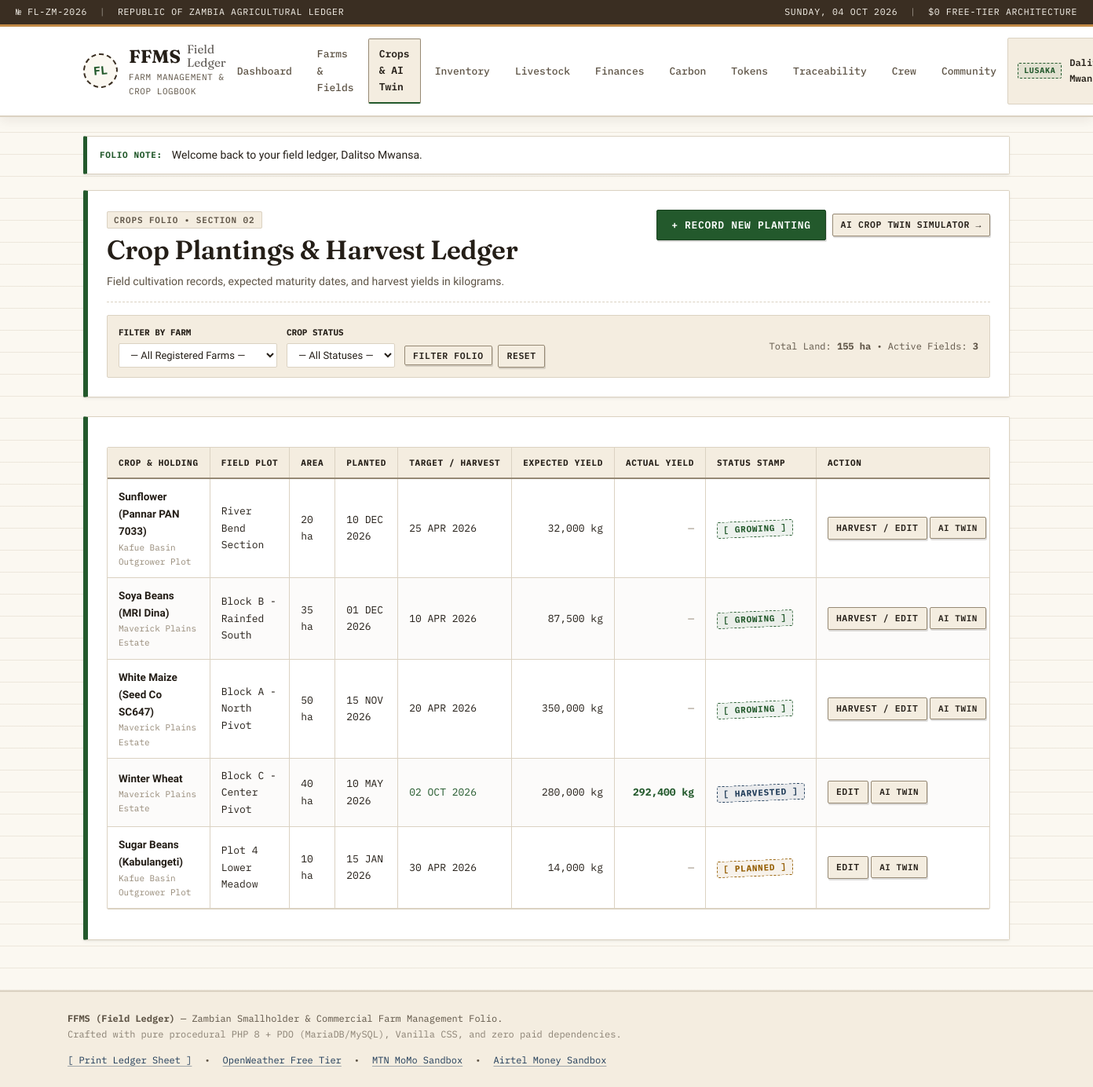
Screenshot of /ffms/crops.php (signed in) with the database file from the repository.
### tables this page shows
CREATE TABLE IF NOT EXISTS `crops` (
    `id` INT AUTO_INCREMENT PRIMARY KEY,
    `farm_id` INT NOT NULL,
    `crop_name` VARCHAR(100) NOT NULL,
    `field_name` VARCHAR(100) NULL,
    `area_hectares` DECIMAL(10,2) NOT NULL DEFAULT 0.00,
    `planting_date` DATE NULL,
    `expected_harvest_date` DATE NULL,
    `actual_harvest_date` DATE NULL,
    `status` ENUM('planned', 'growing', 'harvested', 'failed') NOT NULL DEFAULT 'planned',
    `expected_yield_kg` DECIMAL(12,2) DEFAULT 0.00,
    `actual_yield_kg` DECIMAL(12,2) DEFAULT 0.00,
    `notes` TEXT NULL,
    `created_at` TIMESTAMP DEFAULT CURRENT_TIMESTAMP,
    CONSTRAINT `fk_crops_farm` FOREIGN KEY (`farm_id`) REFERENCES `farms`(`id`) ON DELETE CASCADE
);

CREATE TABLE IF NOT EXISTS `farms` (
    `id` INT AUTO_INCREMENT PRIMARY KEY,
    `user_id` INT NOT NULL,
    `farm_name` VARCHAR(150) NOT NULL,
    `location` VARCHAR(150) NOT NULL,
    `weather_city` VARCHAR(100) NULL,
    `size_hectares` DECIMAL(10,2) NOT NULL DEFAULT 0.00,
    `farm_type` ENUM('crop', 'livestock', 'mixed') NOT NULL DEFAULT 'mixed',
    `notes` TEXT NULL,
    `created_at` TIMESTAMP DEFAULT CURRENT_TIMESTAMP,
    CONSTRAINT `fk_farms_user` FOREIGN KEY (`user_id`) REFERENCES `users`(`id`) ON DELETE CASCADE
);

### ffms/crops.php (the view, shortened to what this page needs)
<?php
require_once __DIR__ . '/includes/auth.php';
require_once __DIR__ . '/includes/helpers.php';
$user = current_user();
$user_id = $user['id'];
$stmt_f = $pdo->prepare('SELECT id, farm_name FROM farms WHERE user_id = ? ORDER BY farm_name ASC');
$stmt_f->execute([$user_id]);
$user_farms = $stmt_f->fetchAll();
$farm_ids = array_column($user_farms, 'id');
$crops = [];
$total_area = 0.0;
$growing_count = 0;
if (!empty($farm_ids)) {
    $where = ['f.user_id = ?'];
    $params = [$user_id];
    $sql = '
        SELECT c.*, f.farm_name
        FROM crops c
        JOIN farms f ON c.farm_id = f.id
        WHERE ' . implode(' AND ', $where) . '
        ORDER BY c.status = "growing" DESC, c.planting_date DESC, c.id DESC
    ';
    $stmt = $pdo->prepare($sql);
    $stmt->execute($params);
    $crops = $stmt->fetchAll();
    foreach ($crops as $c) {
        $total_area += (float)$c['area_hectares'];
        if ($c['status'] === 'growing') {
            $growing_count++;
        }
    }
}
include __DIR__ . '/includes/header.php';
?>
<div class="ledger-wrapper">
    <div class="ledger-card border-green">
        <div class="card-header-ruled">
            <div>
                <span class="folio-tag">CROPS FOLIO &bull; SECTION 02</span>
                <h1 style="margin-top: 6px;">Crop Plantings &amp; Harvest Ledger</h1>
                <p style="color: var(--ink-muted); margin-bottom: 0; font-size: 14px;">
                    Field cultivation records, expected maturity dates, and harvest yields in kilograms.
                </p>
            </div>
            <div style="display: flex; gap: 8px; align-items: center;">
                <a href="crop_add.php" class="ledger-btn ledger-btn-primary">+ Record New Planting</a>
                <a href="ai_twin.php" class="ledger-btn ledger-btn-sm">AI Crop Twin Simulator &rarr;</a>
            </div>
        </div>
        <form method="GET" action="crops.php" style="display: flex; gap: 12px; flex-wrap: wrap; align-items: flex-end; background: var(--paper-subtle); padding: 12px 14px; border-radius: 2px; border: 1px solid var(--border-rule); margin-top: 14px;">
            <div style="display: flex; flex-direction: column; gap: 4px;">
                <label style="font-family: var(--font-mono); font-size: 11px; font-weight: 700; text-transform: uppercase;">Filter by Farm</label>
                <select name="farm_id" class="form-control" style="padding: 6px 10px; font-size: 13px;">
                    <option value="0">&mdash; All Registered Farms &mdash;</option>
                </select>
            </div>
            <div style="display: flex; flex-direction: column; gap: 4px;">
                <label style="font-family: var(--font-mono); font-size: 11px; font-weight: 700; text-transform: uppercase;">Crop Status</label>
                <select name="status" class="form-control" style="padding: 6px 10px; font-size: 13px;">
                    <option value="">&mdash; All Statuses &mdash;</option>
                </select>
            </div>
            <div>
                <button type="submit" class="ledger-btn ledger-btn-sm">Filter Folio</button>
                <a href="crops.php" class="ledger-btn ledger-btn-sm" style="margin-left: 4px;">Reset</a>
            </div>
            <div style="margin-left: auto; font-family: var(--font-mono); font-size: 12px; color: var(--ink-muted); align-self: center;">
                Total Land: <strong><?php echo format_qty($total_area); ?> ha</strong> &bull;
                Active Fields: <strong><?php echo $growing_count; ?></strong>
            </div>
        </form>
    </div>
    <div class="ledger-card border-green">
        <?php if (empty($crops)): ?>
            <div style="text-align: center; padding: 40px 20px;">
                <span class="stamp-badge stamp-neutral" style="font-size: 13px;">[ NO ENTRIES MATCHING FILTER ]</span>
                <p style="color: var(--ink-muted); margin-top: 14px;">No crop records found. Record a planting to initiate your field logbook.</p>
                <a href="crop_add.php" class="ledger-btn ledger-btn-primary">+ Add New Crop Record</a>
            </div>
        <?php else: ?>
            <div class="table-responsive">
                <table class="ledger-table">
                    <thead>
                        <tr>
                            <th>Crop &amp; Holding</th>
                            <th>Field Plot</th>
                            <th>Area</th>
                            <th>Planted</th>
                            <th>Target / Harvest</th>
                            <th class="col-right">Expected Yield</th>
                            <th class="col-right">Actual Yield</th>
                            <th>Status Stamp</th>
                            <th>Action</th>
                        </tr>
                    </thead>
                    <tbody>
                        <?php foreach ($crops as $c): ?>
                        <tr>
                            <td>
                                <strong><?php echo sanitize($c['crop_name']); ?></strong>
                                <div style="font-size: 11px; color: var(--ink-faint); font-family: var(--font-mono);">
                                    <?php echo sanitize($c['farm_name']); ?>
                                </div>
                            </td>
                            <td class="col-mono"><?php echo sanitize($c['field_name'] ?: 'General Field'); ?></td>
                            <td class="col-mono"><?php echo format_qty($c['area_hectares']); ?> ha</td>
                            <td class="col-mono"><?php echo format_date_mono($c['planting_date']); ?></td>
                            <td class="col-mono">
                                <?php if ($c['status'] === 'harvested'): ?>
                                    <span style="color: var(--stamp-green);"><?php echo format_date_mono($c['actual_harvest_date']); ?></span>
                                <?php else: ?>
                                    <?php echo format_date_mono($c['expected_harvest_date']); ?>
                                <?php endif; ?>
                            </td>
                            <td class="col-mono col-right"><?php echo format_qty($c['expected_yield_kg']); ?> kg</td>
                            <td class="col-mono col-right">
                                <?php if ($c['status'] === 'harvested'): ?>
                                    <strong style="color: var(--stamp-green);"><?php echo format_qty($c['actual_yield_kg']); ?> kg</strong>
                                <?php elseif ($c['status'] === 'failed'): ?>
                                    <span style="color: var(--stamp-red);">0 kg</span>
                                <?php else: ?>
                                    <span style="color: var(--ink-faint);">&mdash;</span>
                                <?php endif; ?>
                            </td>
                            <td><?php echo render_stamp_badge($c['status']); ?></td>
                            <td style="white-space: nowrap;">
                                <a href="crop_edit.php?id=<?php echo (int)$c['id']; ?>" class="ledger-btn ledger-btn-sm">
                                    <?php echo ($c['status'] === 'growing') ? 'Harvest / Edit' : 'Edit'; ?>
                                </a>
                                <a href="ai_twin.php?crop_id=<?php echo (int)$c['id']; ?>" class="ledger-btn ledger-btn-sm" style="font-size: 11px;">
                                    AI Twin
                                </a>
                            </td>
                        </tr>
                        <?php endforeach; ?>
                    </tbody>
                </table>
            </div>
        <?php endif; ?>
    </div>
</div>
<?php include __DIR__ . '/includes/footer.php'; ?>

### ffms/includes/helpers.php (shortened to what this page needs)
<?php
function sanitize(?string $value): string {
    return htmlspecialchars((string)($value ?? ''), ENT_QUOTES, 'UTF-8');
}
function format_qty(float|int|string $qty, int $decimals = 2): string {
    $num = (float)$qty;
    if (floor($num) == $num && $decimals <= 2) {
        return number_format($num, 0, '.', ',');
    }
    return number_format($num, $decimals, '.', ',');
}
function format_date_mono(?string $date_str): string {
    $time = strtotime($date_str);
    return strtoupper(date('d M Y', $time));
}
function render_stamp_badge(string $status): string {
    $s = strtolower(trim($status));
    $class = 'stamp-neutral';
    $label = strtoupper(str_replace('_', ' ', $s));
    switch ($s) {
        case 'growing':
        case 'healthy':
        case 'completed':
            $class = 'stamp-green';
            break;
        case 'harvested':
            $class = 'stamp-navy';
            break;
        case 'planned':
        case 'under_treatment':
        case 'pending':
            $class = 'stamp-amber';
            break;
    }
    return sprintf(
        '<span class="stamp-badge %s" title="%s">[ %s ]</span>',
        $class,
        sanitize($label),
        sanitize($label)
    );
}
function display_flash(): string {
    $f = $_SESSION['flash'];
    $type_class = match ($f['type']) {
        'green', 'success' => 'flash-green',
        'amber', 'warning' => 'flash-amber',
        'red', 'error'     => 'flash-red',
        default            => 'flash-navy'
    };
    return sprintf(
        '<div class="ledger-flash %s">
            <span class="flash-tag">FOLIO NOTE:</span>
            <span class="flash-text">%s</span>
        </div>',
        $type_class,
        sanitize($f['message'])
    );
}

### rows the page displays
crops: crop_name "Sunflower (Pannar PAN 7033)", farm.farm_name "Kafue Basin Outgrower Plot", field_name "River Bend Section", area_hectares "20", planting_date "10 DEC 2026", expected_harvest_date "25 APR 2026", expected_yield_kg "32,000", status "GROWING", shows "HARVEST / EDIT"
crops: crop_name "Soya Beans (MRI Dina)", farm.farm_name "Maverick Plains Estate", field_name "Block B - Rainfed South", area_hectares "35", planting_date "01 DEC 2026", expected_harvest_date "10 APR 2026", expected_yield_kg "87,500", status "GROWING", shows "HARVEST / EDIT"
crops: crop_name "White Maize (Seed Co SC647)", farm.farm_name "Maverick Plains Estate", field_name "Block A - North Pivot", area_hectares "50", planting_date "15 NOV 2026", expected_harvest_date "20 APR 2026", expected_yield_kg "350,000", status "GROWING", shows "HARVEST / EDIT"
crops: crop_name "Winter Wheat", farm.farm_name "Maverick Plains Estate", field_name "Block C - Center Pivot", area_hectares "40", planting_date "10 MAY 2026", actual_harvest_date "02 OCT 2026", expected_yield_kg "280,000", actual_yield_kg "292,400", status "HARVESTED", shows "EDIT"
crops: crop_name "Sugar Beans (Kabulangeti)", farm.farm_name "Kafue Basin Outgrower Plot", field_name "Plot 4 Lower Meadow", area_hectares "10", planting_date "15 JAN 2026", expected_harvest_date "30 APR 2026", expected_yield_kg "14,000", status "PLANNED", shows "EDIT"

### other values shown
$user['location_district'] "LUSAKA"
$f['message'] "Welcome back to your field ledger, Dalitso Mwansa."
format_qty($total_area) "155"
$growing_count "3"
